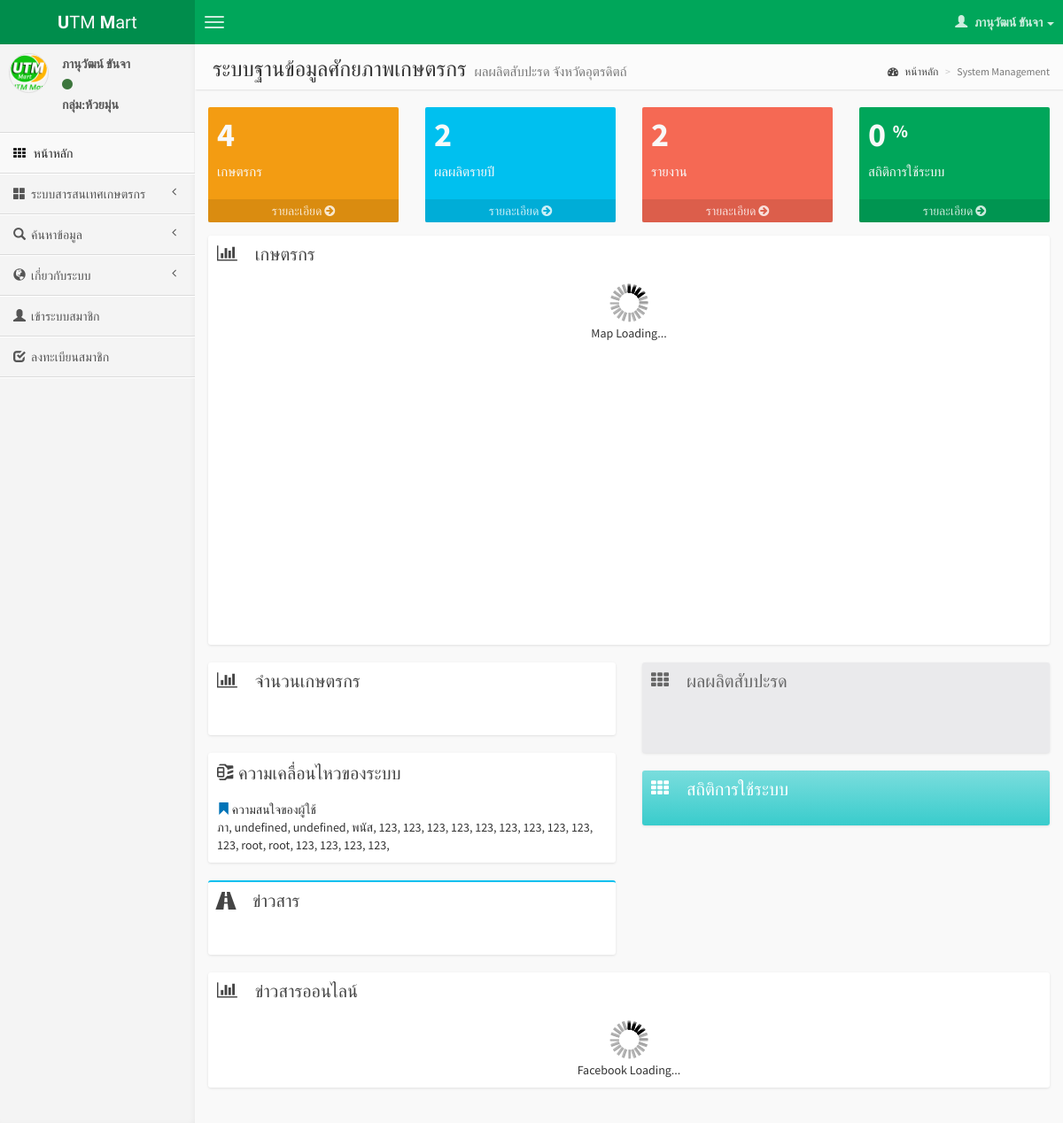
Screenshot of / (signed in) with the database file from the repository.
### tables this page shows
CREATE TABLE `tb_search` (
  `idsearch` int(11) NOT NULL,
  `keyword` varchar(200) NOT NULL,
  `sdate` varchar(20) DEFAULT NULL,
  `etc` varchar(100) DEFAULT NULL
);

### index.php (the view, shortened to what this page needs)
<!DOCTYPE html PUBLIC "-//W3C//DTD XHTML 1.0 Transitional//EN" "http://www.w3.org/TR/xhtml1/DTD/xhtml1-transitional.dtd">
<html xmlns="http://www.w3.org/1999/xhtml">
<head>
<link href="//maxcdn.bootstrapcdn.com/bootstrap/3.2.0/css/bootstrap.min.css" rel="stylesheet" type="text/css" />
	<link href="//cdnjs.cloudflare.com/ajax/libs/font-awesome/4.1.0/css/font-awesome.min.css" rel="stylesheet" type="text/css" />
	<link href="//code.ionicframework.com/ionicons/1.5.2/css/ionicons.min.css" rel="stylesheet" type="text/css" />
	<link href="css/morris/morris.css" rel="stylesheet" type="text/css" />
	<link href="css/bootstrap-wysihtml5/bootstrap3-wysihtml5.min.css" rel="stylesheet" type="text/css" />
	<link href="css/AdminLTE.css" rel="stylesheet" type="text/css" />
	<link rel="stylesheet" href="//code.jquery.com/ui/1.11.1/themes/black-tie/jquery-ui.css">
</head>
<body class="skin-blue">
		<?php
			include('header.php');
		?>
        <div class="wrapper row-offcanvas row-offcanvas-left">
            <aside class="left-side sidebar-offcanvas">
                <section class="sidebar">
                    <div class="user-panel">
                    <?php include('user_panel.php');?>
                    </div>
                    <ul class="sidebar-menu">
                        <?php
							include('sidebar_menu.php');
						?>
                    </ul>
                </section>
            </aside>
            <aside class="right-side">
                <section class="content-header">
                    <h1>
                        ระบบฐานข้อมูลศักยภาพเกษตรกร
                        <small>ผลผลิตสับปะรด จังหวัดอุตรดิตถ์</small>
                    </h1>
                    <ol class="breadcrumb">
                        <li><a href="index.php"><i class="fa fa-dashboard"></i> หน้าหลัก</a></li>
						            <?php
												if (@!$_SESSION["DUR_USER_ID"]){
						              echo "<li class=\"active\">Information for Guest</li>";
												}else{
													echo "<li class=\"active\">System Management</li>";
												}
												?>
                    </ol>
                </section>
                <section class="content">
                    <?php include('stat_box.php'); ?>
										<div class="row">
												<section class="col-lg-12">
													<div class="box box-solid">
															<div class="box-header">
																	<i class="fa fa-bar-chart-o"></i>
																	<h3 class="box-title">เกษตรกร</h3>
															</div>
															<div class="box-body">
																 <div id="map_canvas" style="width: 100%; height: 400px"><div align="center"><img src="img/ajax-loader.gif" align="absmiddle"><br>Map Loading...</div></div>
															</div>
														</div>
												</section>
									</div>
                    <div class="row">
                        <section class="col-lg-6 connectedSortable">
                          <div class="box box-solid">
                              <div class="box-header">
                              <i class="fa fa-bar-chart-o"></i>
                                  <h3 class="box-title">จำนวนเกษตรกร</h3>
                              </div>
                              <div class="box-body">
                               <div id="showperson" style="margin:auto;padding:10px;">
                               </div>
                              </div>
                          </div>
                          <div class="box box-solid">
                              <div class="box-header">
                                  <h3 class="box-title"><i class="glyphicon glyphicon-compressed"></i> ความเคลื่อนไหวของระบบ</h3>
                              </div>
                              <div class="box-body">
	                                <i class="glyphicon glyphicon-bookmark text-blue"></i> ความสนใจของผู้ใช้<br>
																	<?php
																		$sql="select * from tb_search order by idsearch DESC LIMIT 20";
																		$result=mysqli_query($connect,$sql);
																		while($row=mysqli_fetch_array($result)){
																   			echo $row[1].", ";
																	 	}
																	?>
                              </div>
                          </div>
                          <div class="box box-info">
                              <div class="box-header">
                                  <i class="glyphicon glyphicon-road"></i>
                                  <h3 class="box-title">ข่าวสาร</h3>
                              </div>
                              <div class="box-body">
                                  <div id="showDataInformation" style="margin:auto;padding:10px;"></div>
                              </div>
                          </div>
                        </section>
                        <section class="col-lg-6 connectedSortable">
                          <div class="box box-solid bg-gray">
                               <div class="box-header" style="color:#666">
                                  <i class="fa fa-th"></i>
                                  <h3 class="box-title">ผลผลิตสับปะรด</h3>
                              </div>
                              <div class="box-body border-radius-none">
                               	<div id="showyear" style="margin:auto;padding:10px;"></div>
                             	  <div id="showData" style="margin:auto;padding:10px;"></div>
															</div>
                          </div>
                          <div class="box box-solid bg-teal-gradient">
                            <div class="box-header">
                                <i class="fa fa-th"></i>
                                <h3 class="box-title">สถิติการใช้ระบบ</h3>
                            </div>
                            <div class="box-body border-radius-none">
                            </div>
                      		</div>
                        </section>
                    </div>
										<div class="row">
                        <section class="col-lg-12 connectedSortable">
                          <div class="box box-solid">
                              <div class="box-header">
                              		<i class="fa fa-bar-chart-o"></i>
                                  <h3 class="box-title">ข่าวสารออนไลน์</h3>
                              </div>
                              <div class="box-body">
																 <div id="showfeed"><div align="center"><img src="img/ajax-loader.gif" align="absmiddle"><br>Facebook Loading...</div></div>
                              </div>
														</div>
												</section>
									</div>
                </section>
            </aside>
        </div>
</body>
</html>

### rows the page displays
tb_search: keyword "ภา"
tb_search: keyword "undefined"
tb_search: keyword "undefined"
tb_search: keyword "พนัส"
tb_search: keyword "123"
tb_search: keyword "123"
tb_search: keyword "123"
tb_search: keyword "123"
tb_search: keyword "123"
tb_search: keyword "123"
tb_search: keyword "123"
tb_search: keyword "123"
tb_search: keyword "123"
tb_search: keyword "123"
tb_search: keyword "root"
tb_search: keyword "root"
tb_search: keyword "123"
tb_search: keyword "123"
tb_search: keyword "123"
tb_search: keyword "123"

### other values shown
$_SESSION["DUR_USER_NAME"] "ภานุวัฒน์ ขันจา"
$_SESSION["DUR_USER_GROUP_NAME"] "ห้วยมุ่น"
$itemNum "4"
$itemNum "2"
